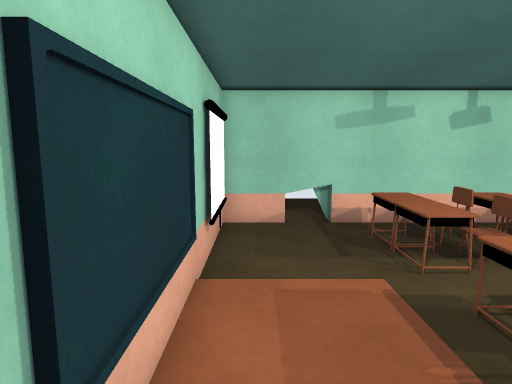
view 1 (above)

12 first-person views from a walk through a scene from a Unity 3-D project. The camera is 1.5 m above the floor, tilts 8° down and sees 75° across. Doors are open. The floor is counted in squares, 0.5 m on a side. Each view is taken from the middle of a square. On the plan, view 1 faces up. The plan holds only what a view shows up to about 20 squares ahead; the rest is blank. The place goes on beyond the plan. Some animated figures are left out. Surface patterns are stand-ins for the level's own textures.

view 2
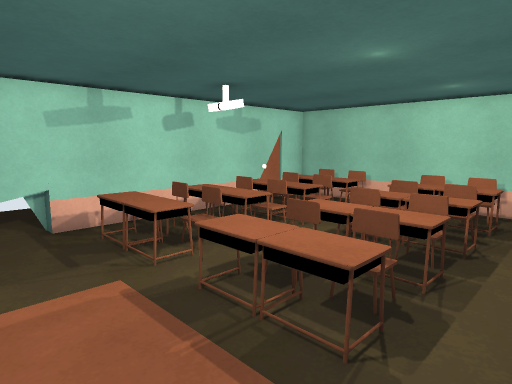

view 3
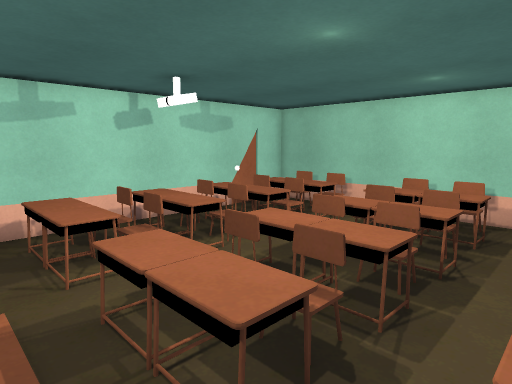

view 4
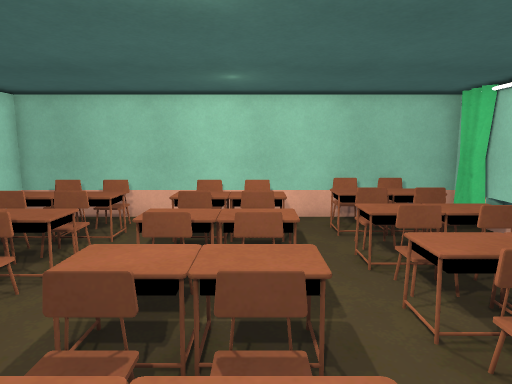

view 5
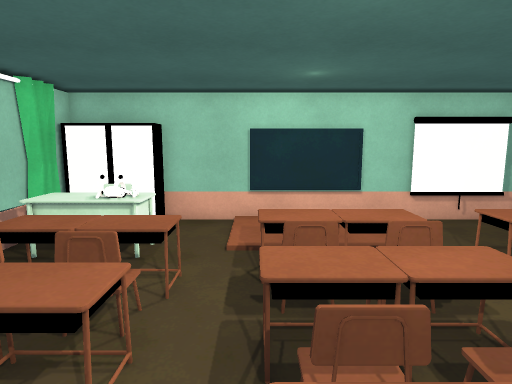

view 6
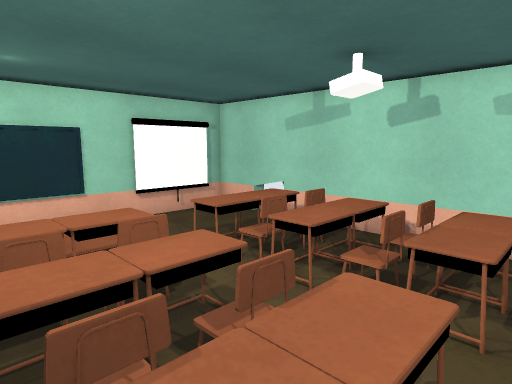

view 7
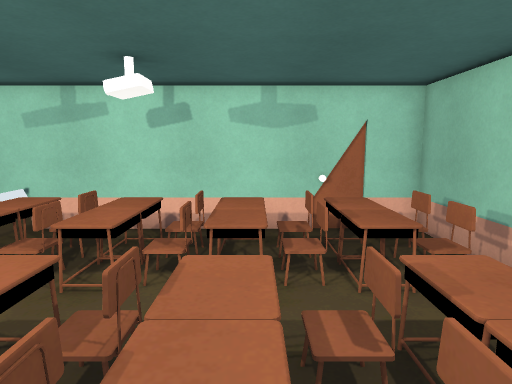

view 8
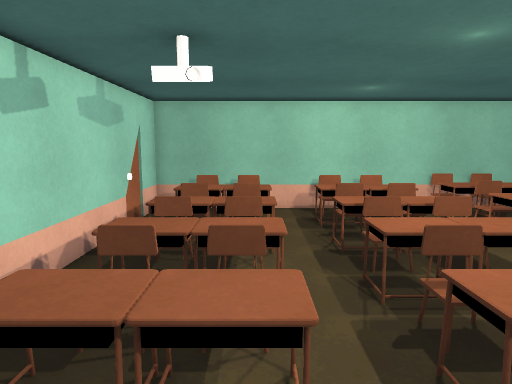

view 9
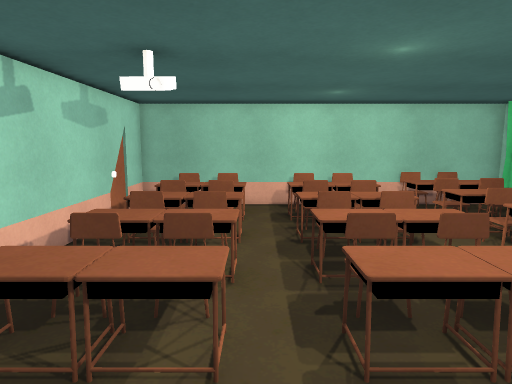

view 10
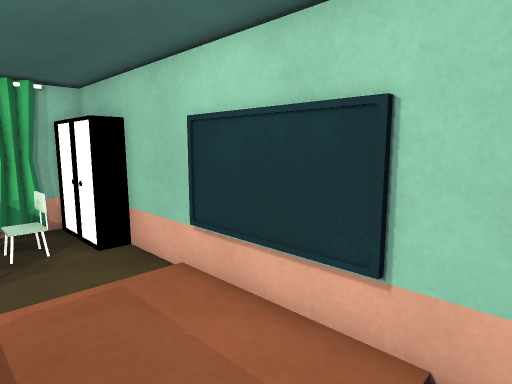

view 11
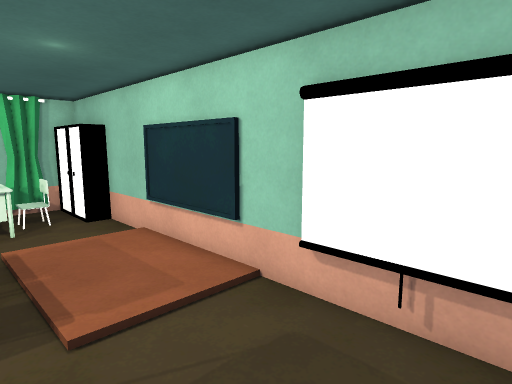

view 12
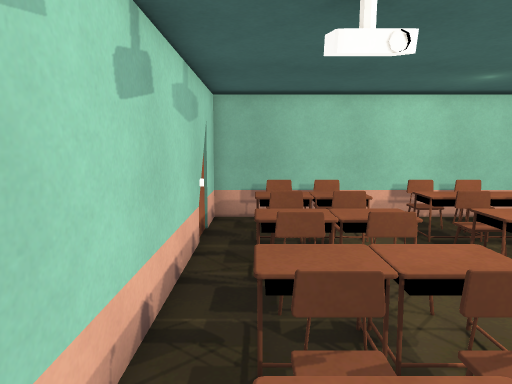

### Floor plan
Key: @ floor where view 1 was taken; # wall or solid block; x gap in a wall; . floor; / step, stairs or slope; D open door; = window, fence, low wall or low ledge; ^ raised ledge; O other object.
Columns run from 1 left of view 1 to 17 right of it. Each row starts with its distance up from view 1.
 13 ###################
 12 #.DD..............#
 11 #.DD.^^.^^.^^.^^.=#
 10 #....^^=^^O^^O^^O=#
  9 #....^^#^^.^^/^^/##
  8 #....^^=^^=^^O^^O=#
  7 #................ #
  6 #............ =...#
  5 #....^^#^^O^^#^^###
  4 #....^^=^^.^^.^^#=#
  3 #....^^O^^O^^O^^O=#
  2 #....^^.^^.^^.^^..#
  1 #.................#
  0 #@....^^.^^.^^.^^.#
 -1 #..^=x^^O^^O^^O^^O#
 -2 ## ^^.^^O^^O^^O^^O#
 -3 ##O^^.^^    ^^  ^.#
 -4 ## ^^             #

Where each view was taken, in squares from view 1:
view 1: 0 up, 0 right, facing up
view 2: 0 up, 0 right, facing up-right
view 3: 0 up, 2 right, facing up-right
view 4: 3 up, 3 right, facing right
view 5: 2 up, 12 right, facing left
view 6: 2 up, 12 right, facing up-left
view 7: 1 up, 11 right, facing up
view 8: 8 up, 1 right, facing right
view 9: 7 up, 0 right, facing right
view 10: 8 up, 3 right, facing down-left
view 11: 12 up, 4 right, facing down-left
view 12: 11 up, 3 right, facing right
